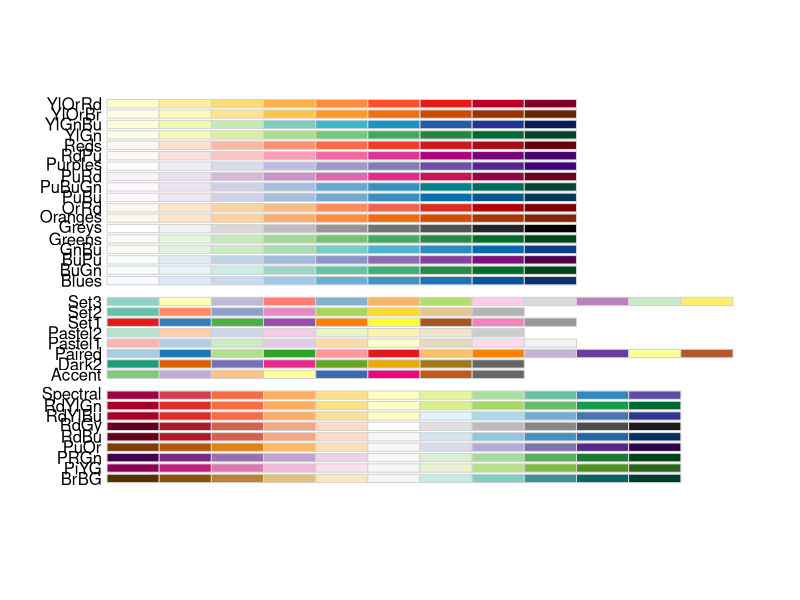
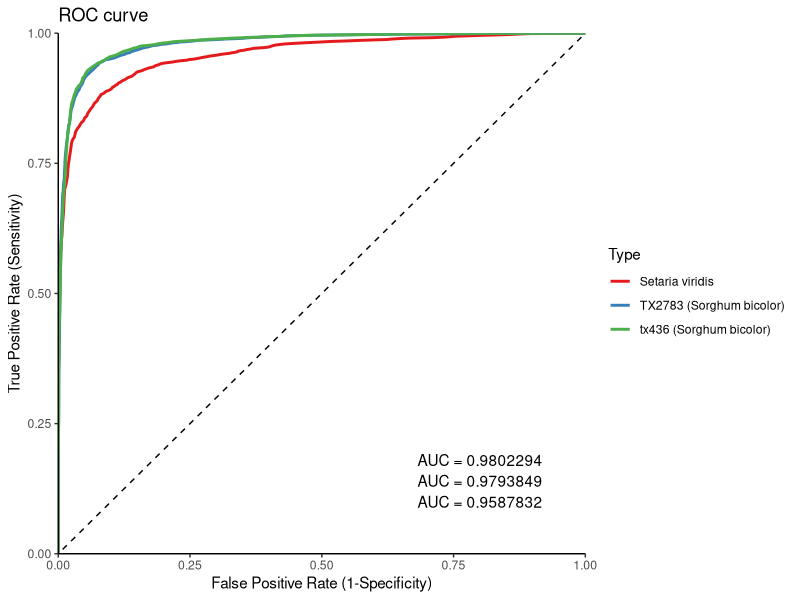
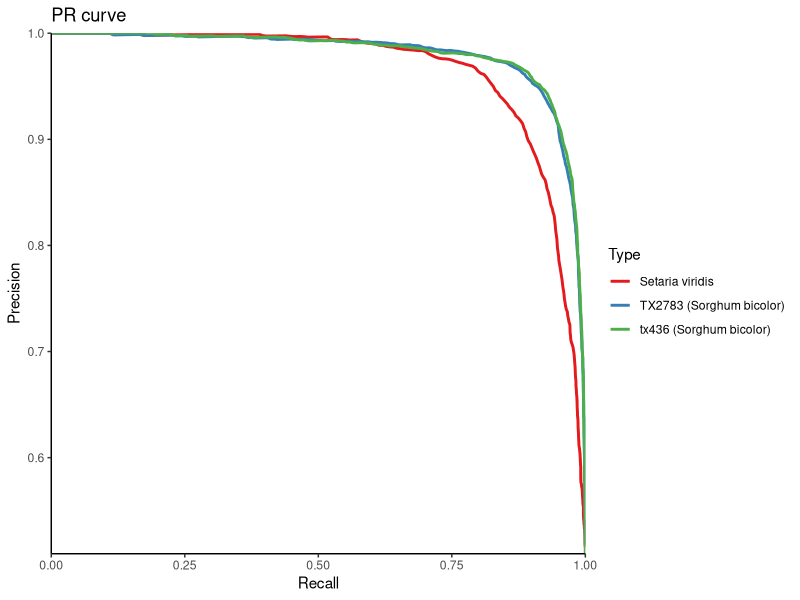
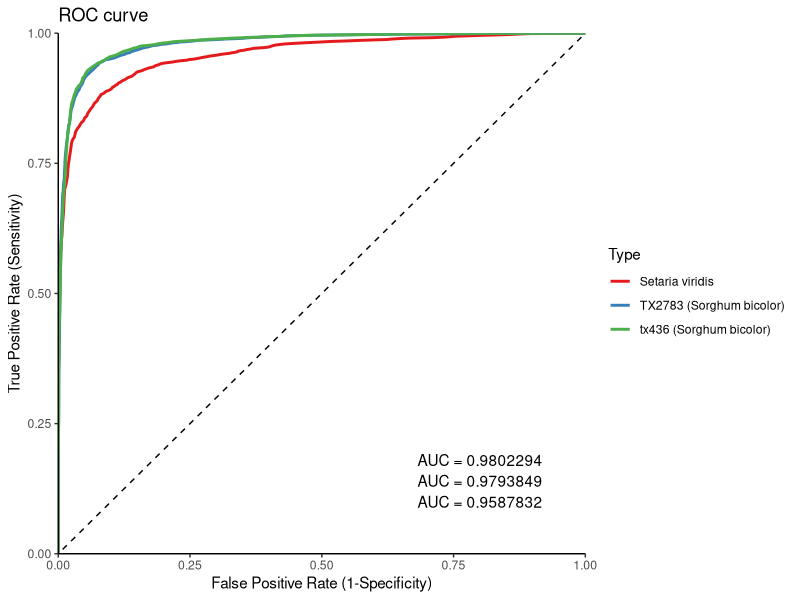
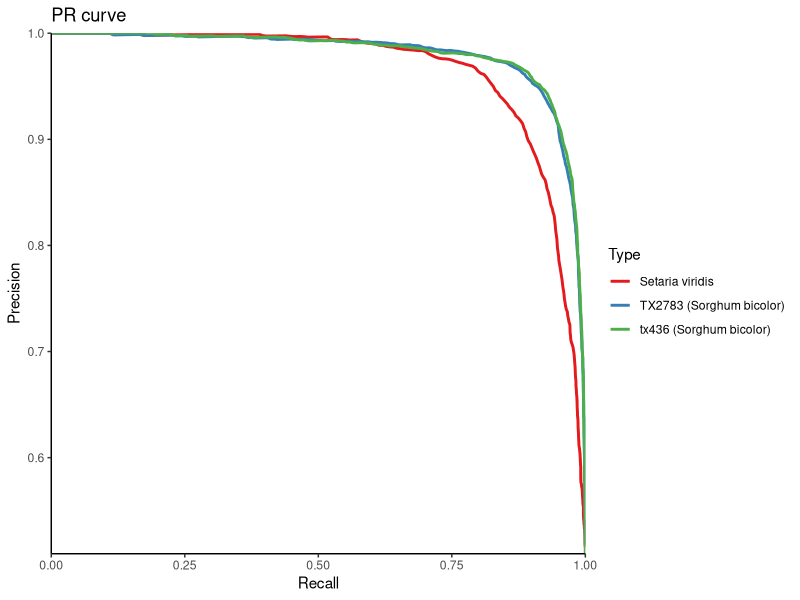

Here is the R script that generated these plots, in order:
# general model performance 
library(ggplot2)
library(RColorBrewer)
?RColorBrewer
display.brewer.all(n=NULL, type="all", select=NULL, exact.n=TRUE, 
                   colorblindFriendly=FALSE)
mypalette <- brewer.pal(7,"Set1")

simple_auc <- function(TPR, FPR){
  # inputs already sorted, best scores first 
  dFPR <- c(diff(FPR), 0)
  dTPR <- c(diff(TPR), 0)
  sum(TPR * dFPR) + sum(dTPR * dFPR)/2
}
# path on linux cluster
# /home/zhusitao/AI/TSS_Predict/PlantModel/final_version/class/github/current/ResNet/setaria
setwd('/Users/zhusitao/R_workspace/R_script/project/TSS_annotation/general_model_performance/')
setaria <- read.csv('Setaria_viridis/roc_merge_average.csv')
setaria['Type'] <- 'Setaria viridis'
simple_auc(setaria$tpr, setaria$fpr)

TX2783 <- read.csv('Sorghum_bicolor/TX2783//roc_merge_average.csv')
TX2783['Type'] <- 'TX2783 (Sorghum bicolor)'
simple_auc(TX2783$tpr, TX2783$fpr)

tx436 <- read.csv('Sorghum_bicolor/tx436/roc_merge_average.csv')
tx436['Type'] <- 'tx436 (Sorghum bicolor)'
simple_auc(tx436$tpr, tx436$fpr)

roc <- rbind(setaria, tx436, TX2783)
ggplot(roc, aes(fpr,tpr, color = Type)) + 
  geom_line(size = 1, alpha = 1) +
  labs(title= "ROC curve", 
       x = "False Positive Rate (1-Specificity)", 
       y = "True Positive Rate (Sensitivity)") +
  theme_classic() +
  geom_abline(linetype = 'dashed') +
  scale_x_continuous(expand = c(0, 0)) +
  scale_y_continuous(expand = c(0, 0)) +
  annotate("text", x = 0.8, y=c(0.1, 0.14, 0.18), 
           label = c('AUC = 0.9587832', 'AUC = 0.9793849', 'AUC = 0.9802294')) +
  scale_colour_manual(values=mypalette)

ggsave('general_test_roc_curve.pdf',width = 8, height = 6,units = 'in',dpi=300)

# PR
setaria <- read.csv('Setaria_viridis/pr_merge_average.csv')
setaria['Type'] <- 'Setaria viridis'

TX2783 <- read.csv('Sorghum_bicolor/TX2783/pr_merge_average.csv')
TX2783['Type'] <- 'TX2783 (Sorghum bicolor)'


tx436 <- read.csv('Sorghum_bicolor/tx436/pr_merge_average.csv')
tx436['Type'] <- 'tx436 (Sorghum bicolor)'

pr <- rbind(setaria, tx436, TX2783)

ggplot(pr,aes(recall,precision, color=Type)) + 
  geom_line(size = 1, alpha = 1) +
  labs(title= "PR curve", 
       x = "Recall", 
       y = "Precision") +
  theme_classic() +
  scale_x_continuous(expand = c(0, 0)) +
  scale_y_continuous(expand = c(0, 0)) +
  scale_colour_manual(values=mypalette)

ggsave('general_test_pr_curve.pdf',width = 8, height = 6,units = 'in',dpi=300)
